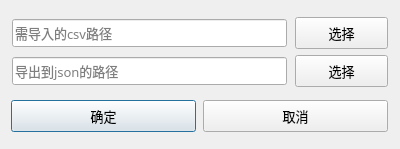
<?xml version="1.0" encoding="UTF-8"?>
<ui version="4.0">
 <class>ImportFromFile</class>
 <widget class="QDialog" name="ImportFromFile">
  <property name="geometry">
   <rect>
    <x>0</x>
    <y>0</y>
    <width>400</width>
    <height>149</height>
   </rect>
  </property>
  <property name="minimumSize">
   <size>
    <width>400</width>
    <height>149</height>
   </size>
  </property>
  <property name="maximumSize">
   <size>
    <width>400</width>
    <height>149</height>
   </size>
  </property>
  <property name="font">
   <font>
    <family>微软雅黑</family>
    <pointsize>10</pointsize>
   </font>
  </property>
  <property name="windowTitle">
   <string>从CSV导入</string>
  </property>
  <property name="windowIcon">
   <iconset resource="TimeTableQt.qrc">
    <normaloff>:/TimeTableQt/TimeTable.ico</normaloff>:/TimeTableQt/TimeTable.ico</iconset>
  </property>
  <widget class="QWidget" name="layoutWidget">
   <property name="geometry">
    <rect>
     <x>10</x>
     <y>10</y>
     <width>381</width>
     <height>131</height>
    </rect>
   </property>
   <property name="minimumSize">
    <size>
     <width>381</width>
     <height>131</height>
    </size>
   </property>
   <property name="maximumSize">
    <size>
     <width>381</width>
     <height>131</height>
    </size>
   </property>
   <layout class="QVBoxLayout" name="verticalLayout_2">
    <item>
     <layout class="QVBoxLayout" name="verticalLayout">
      <item>
       <layout class="QHBoxLayout" name="horizontalLayout">
        <item>
         <widget class="QLineEdit" name="lineEdit">
          <property name="minimumSize">
           <size>
            <width>275</width>
            <height>28</height>
           </size>
          </property>
          <property name="maximumSize">
           <size>
            <width>275</width>
            <height>28</height>
           </size>
          </property>
          <property name="text">
           <string/>
          </property>
          <property name="dragEnabled">
           <bool>false</bool>
          </property>
          <property name="placeholderText">
           <string>需导入的csv路径</string>
          </property>
         </widget>
        </item>
        <item>
         <widget class="QPushButton" name="pushButton">
          <property name="minimumSize">
           <size>
            <width>93</width>
            <height>32</height>
           </size>
          </property>
          <property name="maximumSize">
           <size>
            <width>93</width>
            <height>32</height>
           </size>
          </property>
          <property name="text">
           <string>选择</string>
          </property>
         </widget>
        </item>
       </layout>
      </item>
      <item>
       <layout class="QHBoxLayout" name="horizontalLayout_2">
        <item>
         <widget class="QLineEdit" name="lineEdit_2">
          <property name="minimumSize">
           <size>
            <width>275</width>
            <height>28</height>
           </size>
          </property>
          <property name="maximumSize">
           <size>
            <width>275</width>
            <height>28</height>
           </size>
          </property>
          <property name="text">
           <string/>
          </property>
          <property name="placeholderText">
           <string>导出到json的路径</string>
          </property>
         </widget>
        </item>
        <item>
         <widget class="QPushButton" name="pushButton_2">
          <property name="minimumSize">
           <size>
            <width>93</width>
            <height>32</height>
           </size>
          </property>
          <property name="maximumSize">
           <size>
            <width>93</width>
            <height>32</height>
           </size>
          </property>
          <property name="text">
           <string>选择</string>
          </property>
         </widget>
        </item>
       </layout>
      </item>
     </layout>
    </item>
    <item>
     <layout class="QHBoxLayout" name="horizontalLayout_3">
      <item>
       <widget class="QPushButton" name="pushButton_OK">
        <property name="minimumSize">
         <size>
          <width>185</width>
          <height>32</height>
         </size>
        </property>
        <property name="maximumSize">
         <size>
          <width>185</width>
          <height>32</height>
         </size>
        </property>
        <property name="text">
         <string>确定</string>
        </property>
        <property name="default">
         <bool>true</bool>
        </property>
       </widget>
      </item>
      <item>
       <widget class="QPushButton" name="pushButton_CANCEL">
        <property name="minimumSize">
         <size>
          <width>185</width>
          <height>32</height>
         </size>
        </property>
        <property name="maximumSize">
         <size>
          <width>185</width>
          <height>32</height>
         </size>
        </property>
        <property name="text">
         <string>取消</string>
        </property>
       </widget>
      </item>
     </layout>
    </item>
   </layout>
  </widget>
 </widget>
 <tabstops>
  <tabstop>pushButton_OK</tabstop>
  <tabstop>lineEdit</tabstop>
  <tabstop>pushButton</tabstop>
  <tabstop>lineEdit_2</tabstop>
  <tabstop>pushButton_2</tabstop>
  <tabstop>pushButton_CANCEL</tabstop>
 </tabstops>
 <resources>
  <include location="TimeTableQt.qrc"/>
 </resources>
 <connections/>
</ui>
